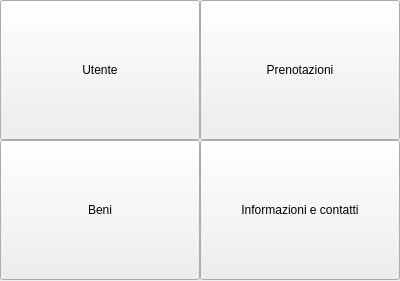
<?xml version="1.0" encoding="UTF-8"?>
<ui version="4.0">
 <class>VistaHomeCliente</class>
 <widget class="QWidget" name="VistaHomeCliente">
  <property name="geometry">
   <rect>
    <x>0</x>
    <y>0</y>
    <width>400</width>
    <height>281</height>
   </rect>
  </property>
  <property name="windowTitle">
   <string>Form</string>
  </property>
  <widget class="QPushButton" name="pushButton_1">
   <property name="geometry">
    <rect>
     <x>0</x>
     <y>0</y>
     <width>200</width>
     <height>140</height>
    </rect>
   </property>
   <property name="text">
    <string>Utente</string>
   </property>
  </widget>
  <widget class="QPushButton" name="pushButton_2">
   <property name="geometry">
    <rect>
     <x>0</x>
     <y>140</y>
     <width>200</width>
     <height>140</height>
    </rect>
   </property>
   <property name="text">
    <string>Beni</string>
   </property>
  </widget>
  <widget class="QPushButton" name="pushButton_3">
   <property name="geometry">
    <rect>
     <x>200</x>
     <y>0</y>
     <width>200</width>
     <height>140</height>
    </rect>
   </property>
   <property name="text">
    <string>Prenotazioni</string>
   </property>
  </widget>
  <widget class="QPushButton" name="pushButton_4">
   <property name="geometry">
    <rect>
     <x>200</x>
     <y>140</y>
     <width>200</width>
     <height>140</height>
    </rect>
   </property>
   <property name="text">
    <string>Informazioni e contatti</string>
   </property>
  </widget>
 </widget>
 <resources/>
 <connections/>
</ui>
